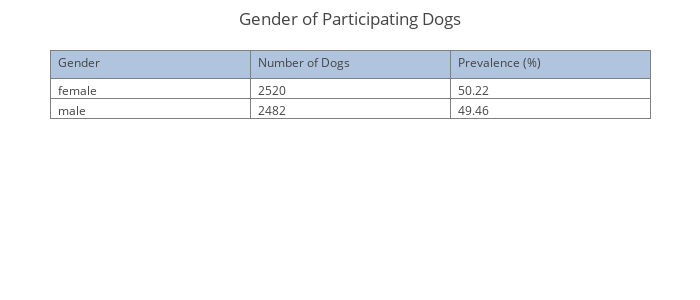

This figure's notebook cell:
### Markdown cell above
### Breadown of Gender

### Code cell
# Create the necessary dataframe.
fields = 'dog_sex'
labels = ['gender']
df = createDataFrame(DOG_TABLE, fields, labels, filtered=False)

df = df.replace('', np.nan, regex=True)
df = df.replace('1', 'male', regex=True)
df = df.replace('2', 'female', regex=True)

sums = df['gender'].value_counts()
prevalence_cal = lambda x: (x / 5018) * 100
prevalences = sums.apply(prevalence_cal)

trace = go.Table(
    columnwidth = [100, 100, 100],
    header=dict(values=['Gender', 'Number of Dogs', 'Prevalence (%)'],
                fill = dict(color='#B0C4DE'),
                align = ['left'] * 5),
    cells=dict(values=[sums.index.values, sums.values, prevalences.values],
               align = ['left'] * 5,
               format = [None, 'd', '.2f']))
data = [trace] 
layout = go.Layout(
    title='Gender of Participating Dogs',
    width=700, height=300, margin=go.Margin(l=50, r=50, b=50, t=50, pad=4))
fig = dict(data=data, layout=layout)
py.iplot(fig)

### Figure 1 — Plotly figure (JSON) as saved in the notebook; plotly's stock layout.template omitted (floating-point values rounded to 4 significant figures)
{"data": [{"cells": {"align": ["left", "left", "left", "left", "left"], "format": [null, "d", ".2f"], "values": [["female", "male"], [2520, 2482], [50.22, 49.46]]}, "columnwidth": [100, 100, 100], "header": {"align": ["left", "left", "left", "left", "left"], "fill": {"color": "#B0C4DE"}, "values": ["Gender", "Number of Dogs", "Prevalence (%)"]}, "type": "table"}], "layout": {"height": 300, "margin": {"b": 50, "l": 50, "pad": 4, "r": 50, "t": 50}, "title": "Gender of Participating Dogs", "width": 700}}
